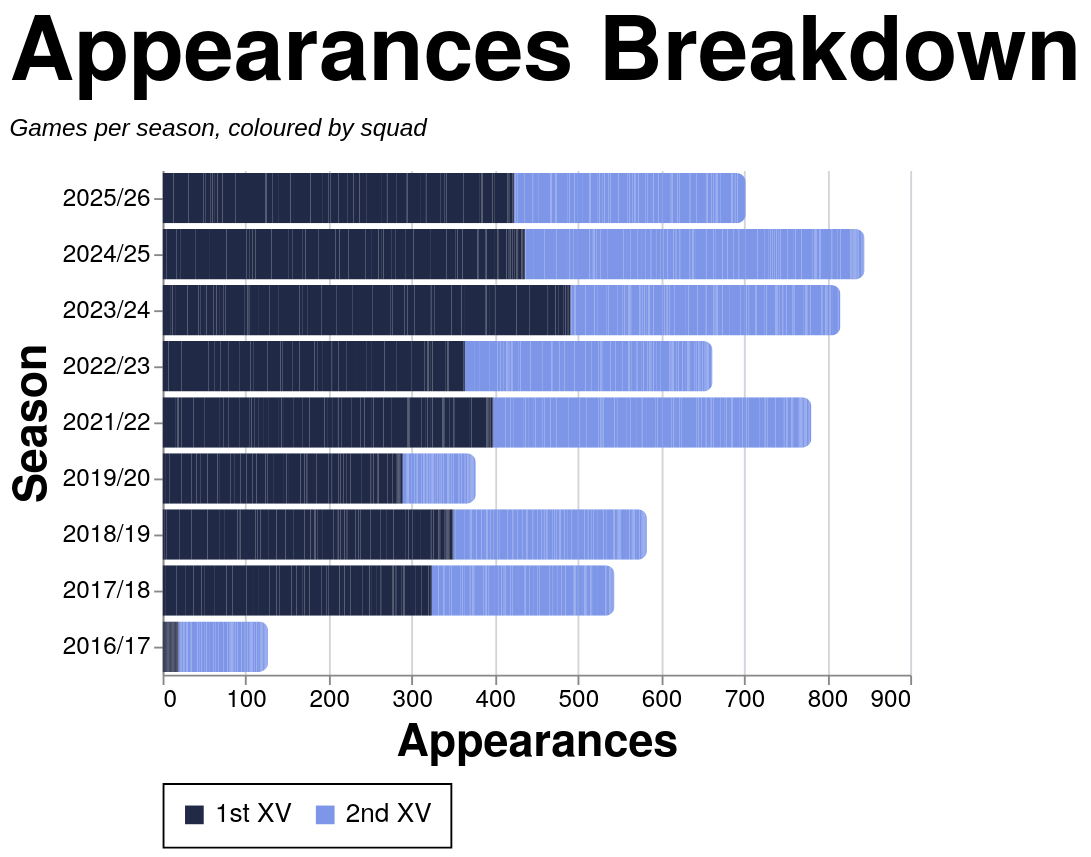

Specify this chart in Vega-Lite:
### Vega-Lite specification from a JSON file in a GitHub repository (floating-point values rounded to 4 significant figures; data arrays with more than 128 entries replaced by an {"elided": "..."} marker saying what was removed)
{"config": {"axis": {"labelFont": "PT Sans Narrow, Helvetica Neue, Helvetica, Arial, sans-serif", "titleFont": "PT Sans Narrow, Helvetica Neue, Helvetica, Arial, sans-serif", "labelFontSize": 13, "titleFontSize": 24, "gridColor": "#202947", "gridOpacity": 0.2, "zindex": 1}, "text": {"font": "Lato, sans-serif"}, "bar": {"cornerRadiusEnd": 5}, "header": {"labelFont": "PT Sans Narrow, Helvetica Neue, Helvetica, Arial, sans-serif", "titleFont": "PT Sans Narrow, Helvetica Neue, Helvetica, Arial, sans-serif", "labelFontSize": 24, "titleFontSize": 28, "labelFontWeight": "bold", "orient": "left"}, "legend": {"labelFont": "PT Sans Narrow, Helvetica Neue, Helvetica, Arial, sans-serif", "titleFont": "PT Sans Narrow, Helvetica Neue, Helvetica, Arial, sans-serif", "labelFontSize": 14, "titleFontSize": 16, "titlePadding": 5, "fillColor": "white", "strokeColor": "black", "padding": 10, "titleFontWeight": "lighter", "titleFontStyle": "italic", "titleColor": "gray", "offset": 10}, "title": {"font": "PT Sans Narrow, Helvetica Neue, Helvetica, Arial, sans-serif", "fontSize": 48, "fontWeight": "bold", "anchor": "start", "align": "center", "titlePadding": 20, "subtitlePadding": 10, "subtitleFontSize": 13, "subtitleColor": "", "subtitleFontStyle": "italic", "offset": 15, "color": "black"}, "axisX": {"labelAngle": 0}, "facet": {"title": null, "header": null, "align": {"row": "each", "column": "each"}, "spacing": 10}, "resolve": {"scale": {"y": "independent", "facet": "independent"}}, "background": "transparent", "scale": {"offsetBandPaddingOuter": 0.2, "offsetBandPaddingInner": 0.1}, "view": {"stroke": null, "background": "transparent"}}, "data": {"name": "data-23da7adcbb8ee4945339b4dc742bdaf6"}, "mark": {"type": "bar"}, "encoding": {"color": {"field": "color_value", "legend": {"orient": "bottom", "title": null}, "scale": {"domain": ["1st XV", "2nd XV"], "range": ["#202946", "#7d96e8"]}, "sort": {"field": "sum(apps)", "op": "sum", "order": "descending"}, "type": "nominal"}, "tooltip": [{"field": "player", "title": "Player", "type": "nominal"}, {"field": "season", "title": "Season", "type": "nominal"}, {"field": "color_value", "title": "Group", "type": "nominal"}, {"aggregate": "sum", "field": "apps", "title": "Appearances", "type": "quantitative"}], "x": {"aggregate": "sum", "field": "apps", "title": "Appearances", "type": "quantitative"}, "y": {"field": "season", "sort": {"field": "season_sort", "op": "max", "order": "descending"}, "title": "Season", "type": "nominal"}}, "height": {"step": 30}, "title": {"text": "Appearances Breakdown", "subtitle": "Games per season, coloured by squad"}, "width": 400, "$schema": "https://vega.github.io/schema/vega-lite/v5.20.1.json", "datasets": {"data-23da7adcbb8ee4945339b4dc742bdaf6": {"elided": "2509 records"}}}
